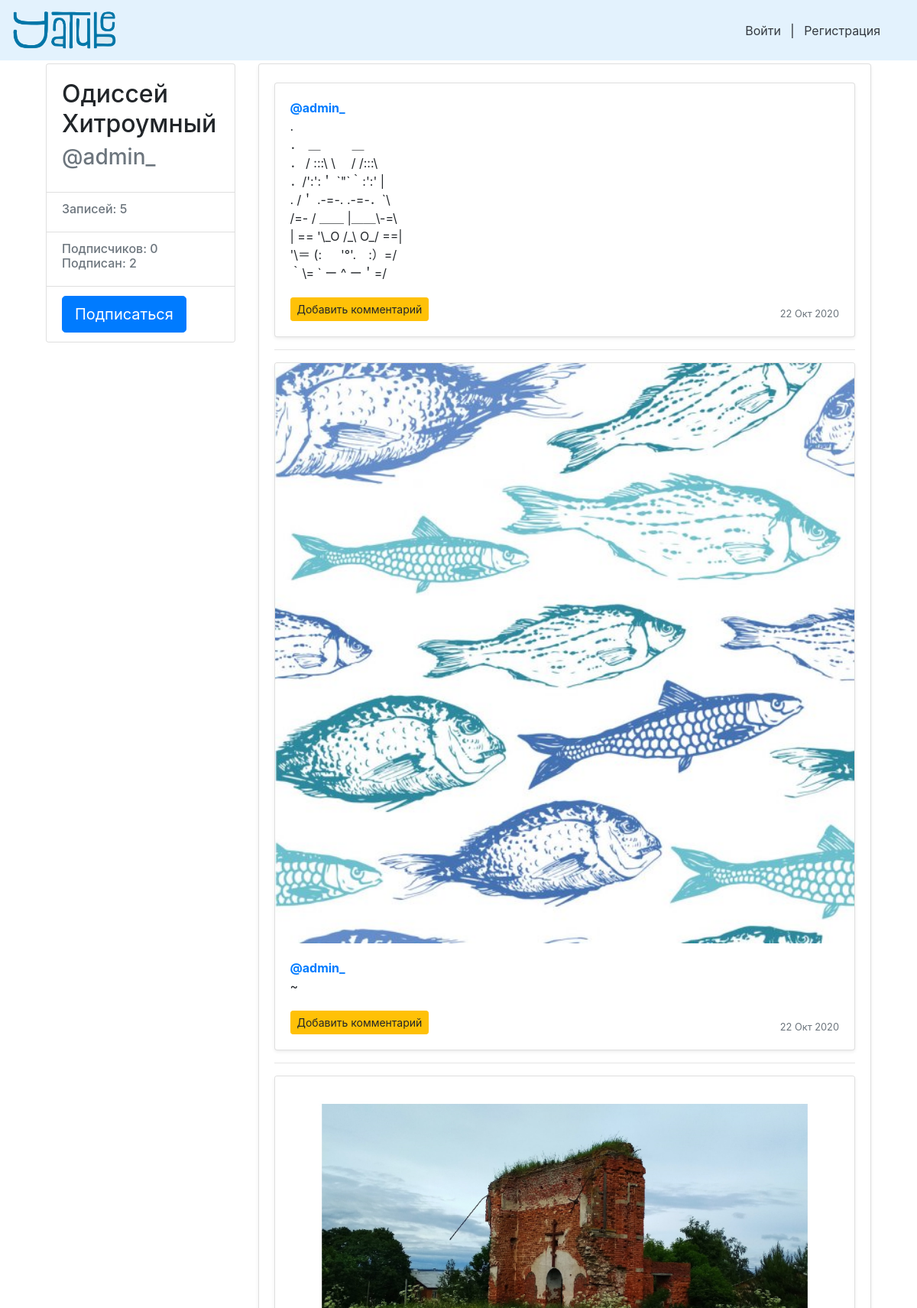
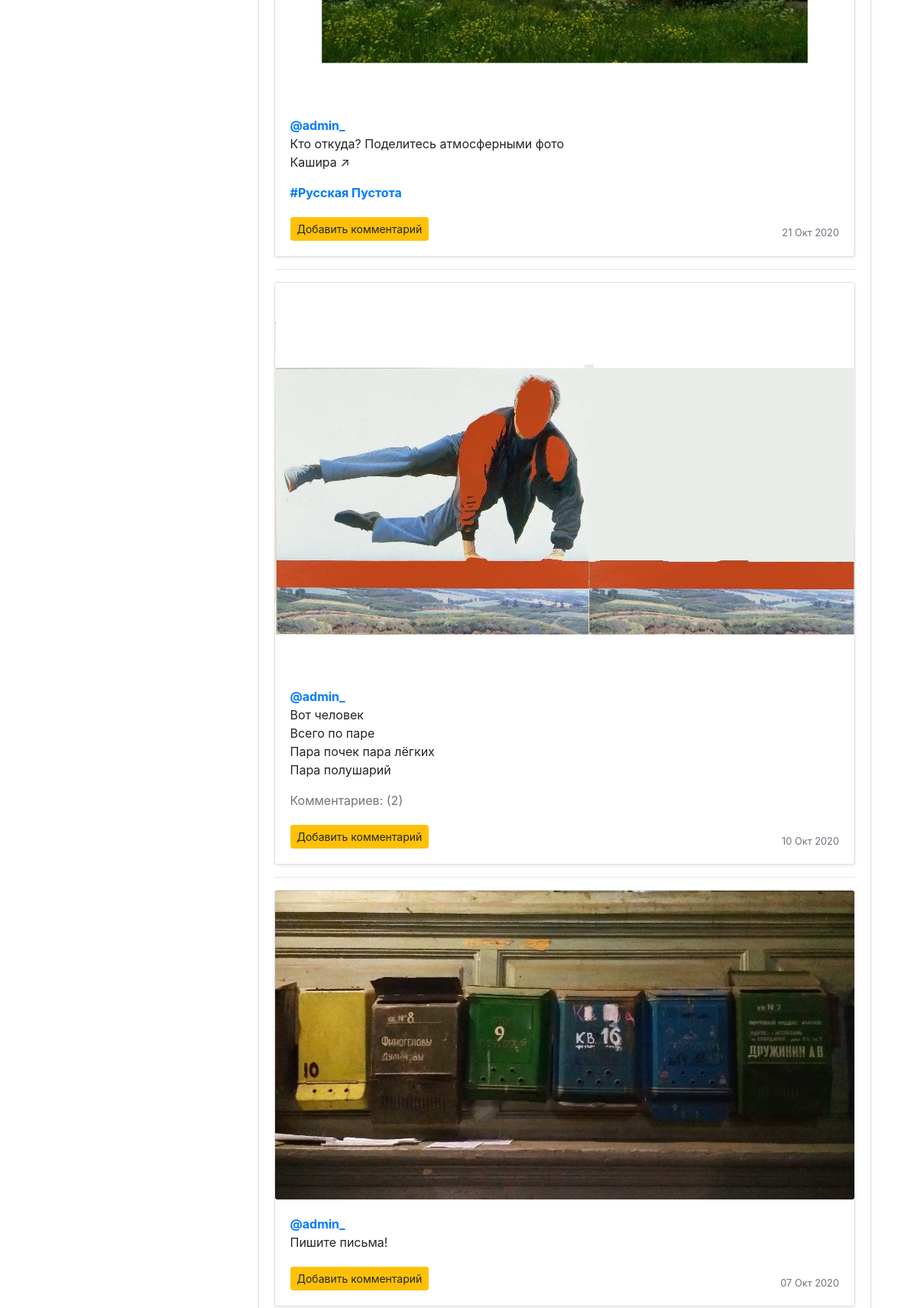
The page /admin_/ (upper part) on the database its author committed (2 pictures, top to bottom).
### posts/models.py (models this page shows, shortened)
class Post(models.Model):
    class Meta:
        ordering = ('-pub_date',)
    text = models.TextField(verbose_name='Текст')
    pub_date = models.DateTimeField(verbose_name='Дата публикации',
                                    auto_now_add=True)
    author = models.ForeignKey(User,
                               verbose_name='Автор',
                               on_delete=models.CASCADE,
                               related_name='posts')
    group = models.ForeignKey(Group,
                              verbose_name='Группа',
                              on_delete=models.SET_NULL,
                              related_name='posts',
                              blank=True, null=True)
    image = models.ImageField(verbose_name='Изображение',
                              upload_to='posts/',
                              blank=True,
                              null=True)

class Group(models.Model):
    title = models.CharField(max_length=200)
    slug = models.SlugField(verbose_name='web-адрес',
                            unique=True,
                            help_text = 'Для просмотра записей группы '
                            'введите Address после /group/')
    description = models.TextField()

### posts/views.py (the view)
# urls.py: path('<str:username>/', views.profile, name='profile'),
def profile(request, username):
    profile = get_object_or_404(User, username=username)
    posts = profile.posts.all()
    followers = Follow.objects.filter(author=profile).count()
    follows = Follow.objects.filter(user=profile).count()
    following = None
    if request.user.id is not None:
        try:
            Follow.objects.get(user=request.user, author=profile)
            following = True
        except Follow.DoesNotExist:
            following = False
    paginator = Paginator(posts, 10)
    page_number = request.GET.get('page')
    page = paginator.get_page(page_number)
    return render(request, 'profile.html',
                {
                    'profile': profile,
                    'posts': posts,
                    'following': following,
                    'follows': follows,
                    'followers': followers,
                    'page': page,
                    'paginator': paginator
                })

### users/processors.py (called while the page is built)
def year(request):
    year = dt.datetime.today()
    return {
        'year': year.year,
    }

### templates/profile.html (shortened to what this page needs)
{% extends "base.html" %}
{% block content %}
{% load thumbnail %}
<main role="main" class="container">
    <div class="row">
            <div class="col-md-3 mb-3 mt-1">
                    <div class="card">
                            <div class="card-body">
                                    <div class="h2">
                                        {{ profile.get_full_name }}
                                    </div>
                                    <div class="h3 text-muted">
                                         @{{ profile.username }}
                                    </div>
                            </div>
                            <ul class="list-group list-group-flush">
                                <li class="list-group-item">
                                        <div class="h6 text-muted">
                                        Записей: {{ posts | length }}
                                        </div>
                                </li>
                                <li class="list-group-item">
                                        <div class="h6 text-muted">
                                                Подписчиков: {{ followers }} <br/>
                                                Подписан: {{ follows }}
                                        </div>
                                </li>
                                <li class="list-group-item">
                                        {% if following %}
                                        <a class="btn btn-lg btn-light"
                                                href="{% url 'profile_unfollow' profile.username %}" role="button">
                                                Отписаться
                                        </a>
                                        {% else %}
                                        <a class="btn btn-lg btn-primary"
                                                href="{% url 'profile_follow' profile.username %}" role="button">
                                        Подписаться
                                        </a>
                                        {% endif %}
                                </li>
                            </ul>
                    </div>
            </div>
            <div class="col-md-9">
                    <div class="card mb-3 mt-1 shadow-sm">
                            <div class="card-body">
                                {% for post in page %}
                                    {% include "post_item.html" with post=post %}
                                {% if not forloop.last %}<hr>{% endif %}
                                {% endfor %}
                            </div>
                    </div>
           </div>
    </div>
</main>
{% endblock %}

### templates/base.html (shortened to what this page needs)
<!doctype html>
<html>
    <head>
        {% load static %}
        <link rel="stylesheet" href="{% static 'bootstrap/dist/css/bootstrap.min.css' %}">
    </head>
    <body>
        {% include 'nav.html' %}
        <main>
            <div class="container">
                {% block content %}{% endblock content %}
            </div>
        </main>
    </body>
</html>

### templates/nav.html
{% load static %}
<nav class="navbar navbar-light" style="background-color: #e3f2fd;">
    <a class="navbar-brand" href="/">
        <img alt="Brand" class="img-responsive" width="140" src="{% static 'logo3.png' %}">
    </a>
    <nav class="my-2 my-md-0 mr-md-4">
        {% if user.is_authenticated %}
        Пользователь: {{ user.username }}
        <span>
            <link href="https://fonts.googleapis.com/css2?family=Playfair+Display+SC&display=swap" rel="stylesheet">
            <style type="text/css">
                nav {font-family: 'Playfair Display SC', serif;
                      font-size: 18px}
            </style>
            <a class="badge badge-pill badge-dark"
            style="margin-top: 20px; margin-right: 20px; margin-left: 20px;"
            href="{% url 'new' %} ">
              <svg width="1.2em" height="1.7em" viewBox="0 0 16 16"
              class="bi bi-pencil-fill" fill="currentColor"
              xmlns="http://www.w3.org/2000/svg">
                <path fill-rule="evenodd"
                d="M12.854.146a.5.5 0 0 0-.707 0L10.5 1.793 14.207 5.5l1.647-1.646a.5.5 0 0 0 0-.708l-3-3zm.646 6.061L9.793 2.5 3.293 9H3.5a.5.5 0 0 1 .5.5v.5h.5a.5.5 0 0 1 .5.5v.5h.5a.5.5 0 0 1 .5.5v.5h.5a.5.5 0 0 1 .5.5v.207l6.5-6.5zm-7.468 7.468A.5.5 0 0 1 6 13.5V13h-.5a.5.5 0 0 1-.5-.5V12h-.5a.5.5 0 0 1-.5-.5V11h-.5a.5.5 0 0 1-.5-.5V10h-.5a.499.499 0 0 1-.175-.032l-.179.178a.5.5 0 0 0-.11.168l-2 5a.5.5 0 0 0 .65.65l5-2a.5.5 0 0 0 .168-.11l.178-.178z"/>
              </svg> Новая запись</a>
        </span>
        <div class="btn-group">
            <button type="button" class="btn btn-light dropdown-toggle" data-toggle="dropdown"
            aria-haspopup="true" aria-expanded="false">
            <svg width="1.7em" height="1.7em" viewBox="0 0 16 16" class="bi bi-person-fill" fill="currentColor" xmlns="http://www.w3.org/2000/svg">
                <path fill-rule="evenodd" d="M3 14s-1 0-1-1 1-4 6-4 6 3 6 4-1 1-1 1H3zm5-6a3 3 0 1 0 0-6 3 3 0 0 0 0 6z"/>
              </svg>
            </button>
            <div class="dropdown-menu dropdown-menu-right">
              <a class="dropdown-header">{{ user.get_full_name }}</a>
              <div class="dropdown-divider"></div>
              <a class="dropdown-item"href="{% url 'password_change' %}">Изменить пароль</a>
              {% if user.is_superuser %}
              <a class="dropdown-item" href="/admin">Конфигуратор</a>
              {% endif %}
              <div class="dropdown-divider"></div>
              <a class="dropdown-item" href="{% url 'logout' %}">Выйти</a>
            </div>
          </div>
        {% else %}
        <a class="p-2 text-dark" href="{% url 'login' %}">Войти</a> |
        <a class="p-2 text-dark" href="{% url 'signup' %}">Регистрация</a>
        {% endif %}
    </nav>
</nav>

### templates/post_item.html (shortened to what this page needs)
<div class="card mb-3 mt-1 shadow-sm">
    {% load thumbnail %}
    {% thumbnail post.image "960x339" crop="center" upscale=True as im %}
    <img class="card-img" src="{{ im.url }}" />
    {% endthumbnail %}
    <div class="card-body">
      <p class="card-text">
        <a name="post_{{ post.id }}" href="{% url 'profile' post.author.username %}">
          <strong class="d-block text-gray-dark">@{{ post.author }}</strong>
        </a>
        {{ post.text|linebreaksbr }}
      </p>
      {% if post.group %}
      <a class="card-link muted" href="{% url 'group' post.group.slug %}">
        <strong class="d-block text-gray-dark">#{{ post.group.title }}</strong>
      </a>
      {% endif %}
      {% if post.comments.exists %}
      <a class="text-muted text-decoration-none" href="{% url 'post' post.author.username post.id %}">
        Комментариев: ({{ post.comments.count }})
      </a>
      {% endif %}
      <div class="d-flex justify-content-between align-items-end" style="margin-top: 20px;">
        <div class="btn-group">
          <a class="btn btn-sm btn-warning" href="{% url 'post' post.author.username post.id %}" role="button">
            Добавить комментарий
          </a>
        </div>
        <small class="text-muted">{{ post.pub_date|date:"d M Y"}}</small>
      </div>
    </div>
  </div>

### rows shown on the page
Post: author "admin_", text ". ． ＿ ＿ ． / :::\\ \\ / /:::\\ ．/':':＇ `\"`｀:':' | . /＇ .-=-. .-=-．`\\ /=- / ＿＿ |＿＿\\-=\\ | == '\\_O /_\\ O_/ ==| '\\＝ (: '°'. :）=/ ｀\\= ` ー ^ ー＇=/", pub_date "22 Окт 2020"
Post: shows a picture, author "admin_", text "~", pub_date "22 Окт 2020"
Post: shows a picture, author "admin_", text "Кто откуда? Поделитесь атмосферными фото Кашира ↗", group "Русская Пустота", pub_date "21 Окт 2020"
Post: shows a picture, author "admin_", text "Вот человек Всего по паре Пара почек пара лёгких Пара полушарий", comments.count "2", pub_date "10 Окт 2020"
Post: shows a picture, author "admin_", text "Пишите письма!", pub_date "07 Окт 2020"

### other values the page prints
{{ profile.get_full_name }} "Одиссей Хитроумный"
{{ profile.username }} "admin_"
{{ posts | length }} "5"
{{ followers }} "0"
{{ follows }} "2"
